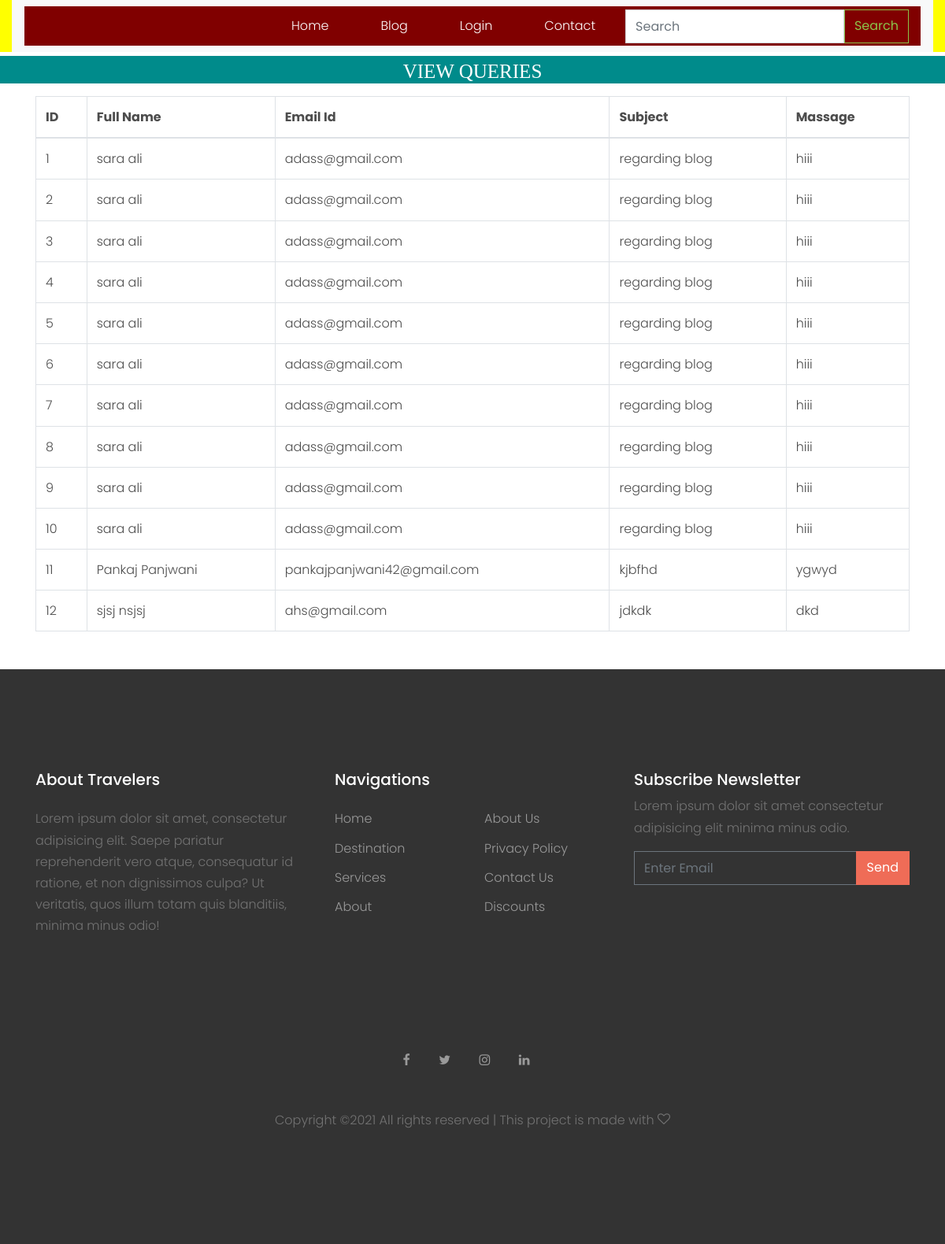
The page /view_contact/ on the database as committed earlier.
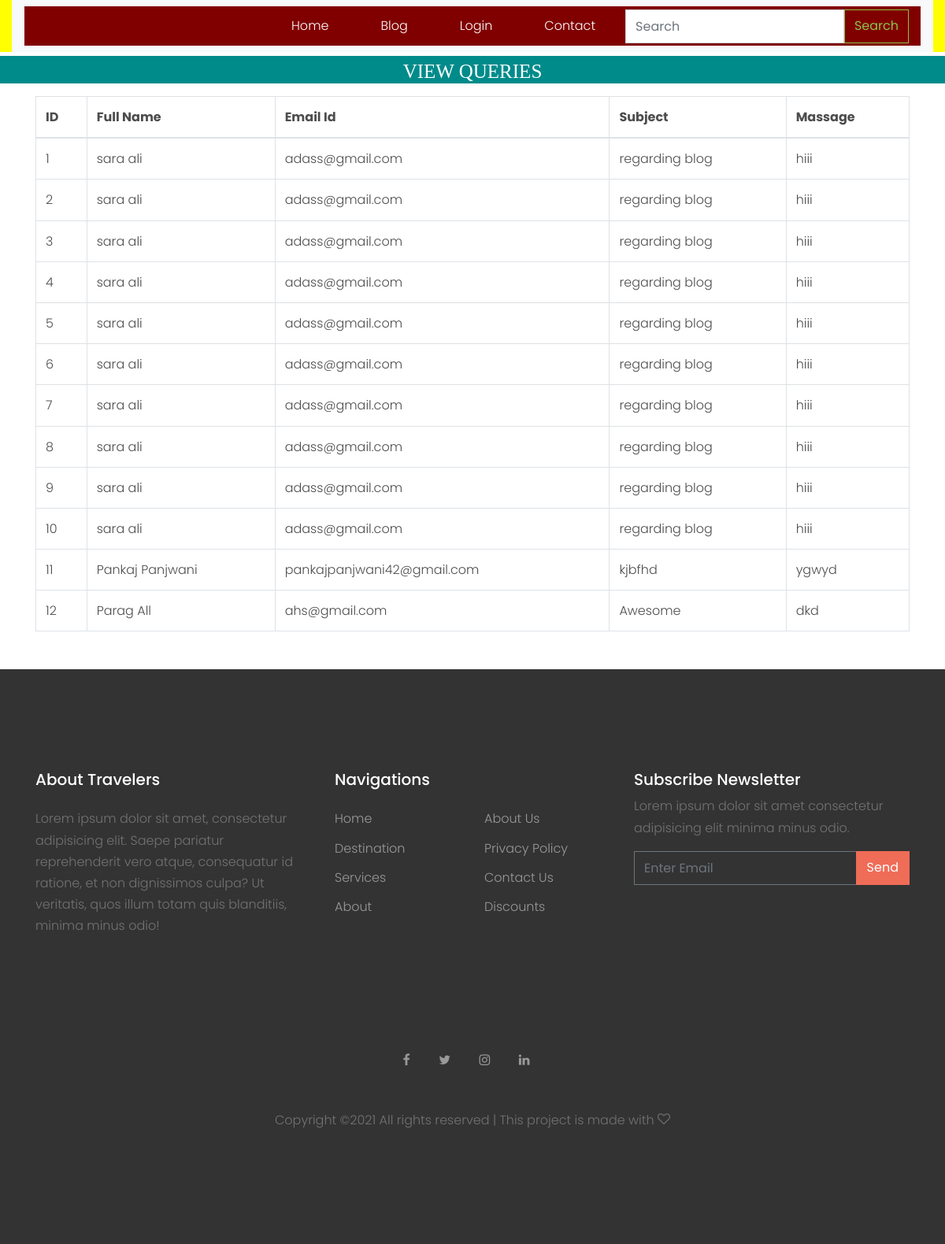
The same page on the database as committed later.
### tour/models.py (models this page shows, shortened)
class Contact(models.Model):
    first_Name = models.CharField(max_length=30)
    last_Name = models.CharField(max_length=30)
    email = models.EmailField()
    subject = models.CharField(max_length=50)
    message = models.TextField(max_length=100)

### tour/views.py (the view)
# urls.py: path('view_contact/',views.view_contact,name='view_contact'),
def view_contact(request):
    data=Contact.objects.all()
    d={'data':data}
    return render(request,'view_contact.html',d)

### tour/templates/view_contact.html (shortened to what this page needs)
{% extends 'base.html' %}
{% load static %}
{% block body %}
<center>
      <h1 style="font-size:25px; background-color:darkcyan;height:35px;color:white;padding:5px;margin-top:5px;font-family : 'Monotype Corsiva" align="center"> VIEW QUERIES</h1>
</center>
<div class="container mt-3">
    <table class="table table-bordered" id="myTable">
  <thead>
  <tr>
    <th>ID</th>
    <th>Full Name</th>
    <th>Email Id</th>
    <th>Subject</th>
    <th>Massage</th>
  </tr>
  </thead>
   <tbody>
    {% for i in data %}
  <tr>
    <td>{{i.id}}</td>
    <td>{{i.first_Name}} {{i.last_Name}}</td>
      <td>{{i.email}}</td>
      <td>{{i.subject}}</td>
      <td>{{i.message}}</td>
  </tr>
    {% endfor %}
    </tbody>
</table>
</div>
{% endblock %}

Rows that differ between the two databases and show on the page:
changed Contact "ahs@gmail.com": first_Name "sjsj" → "Parag"; last_Name "nsjsj" → "All"; subject "jdkdk" → "Awesome"
